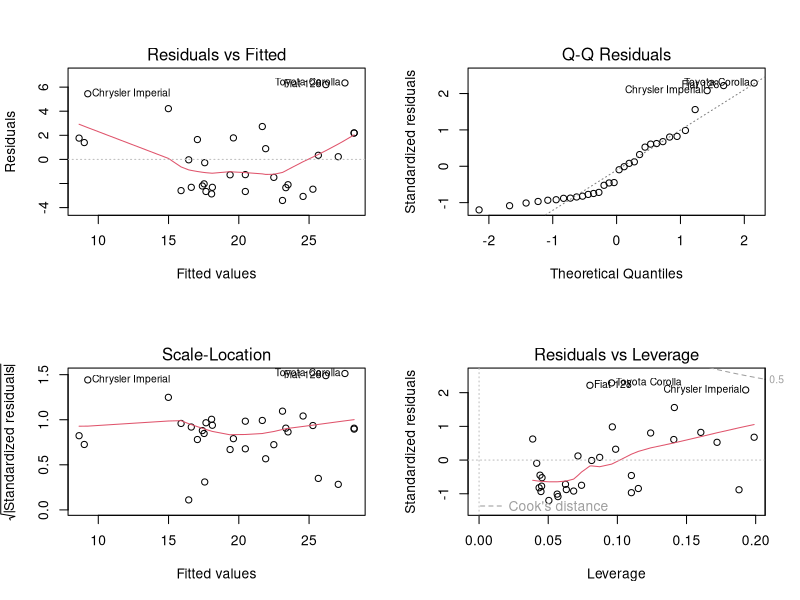
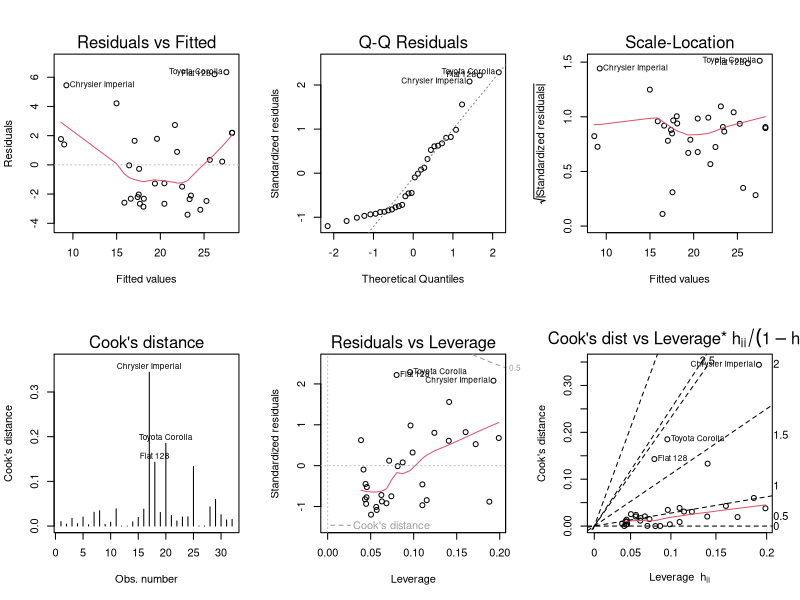
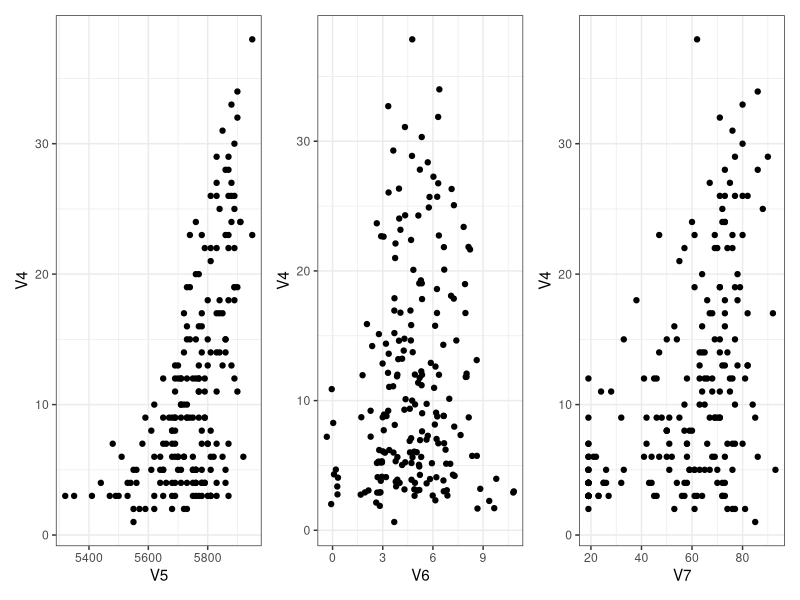
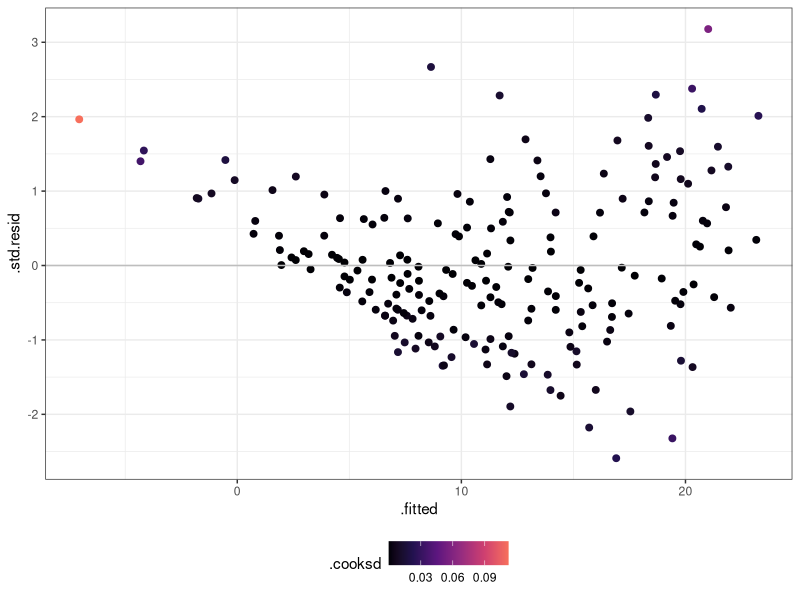
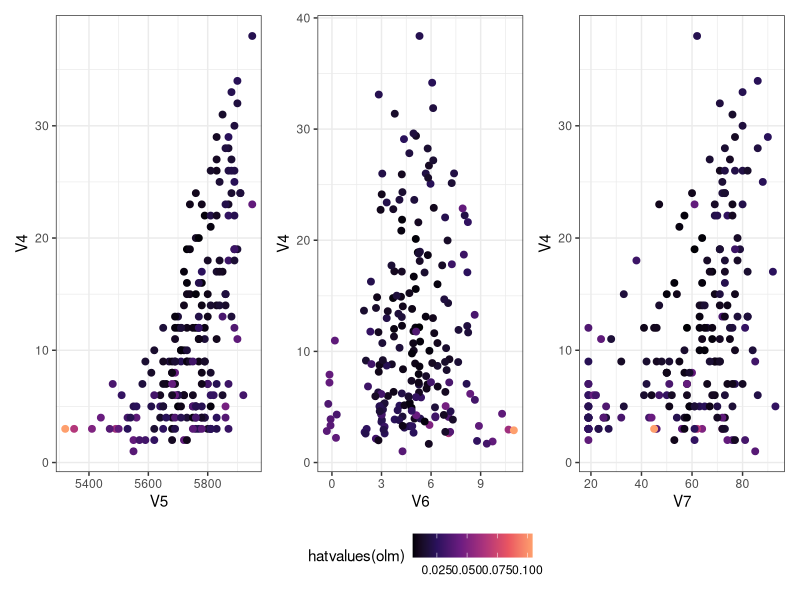
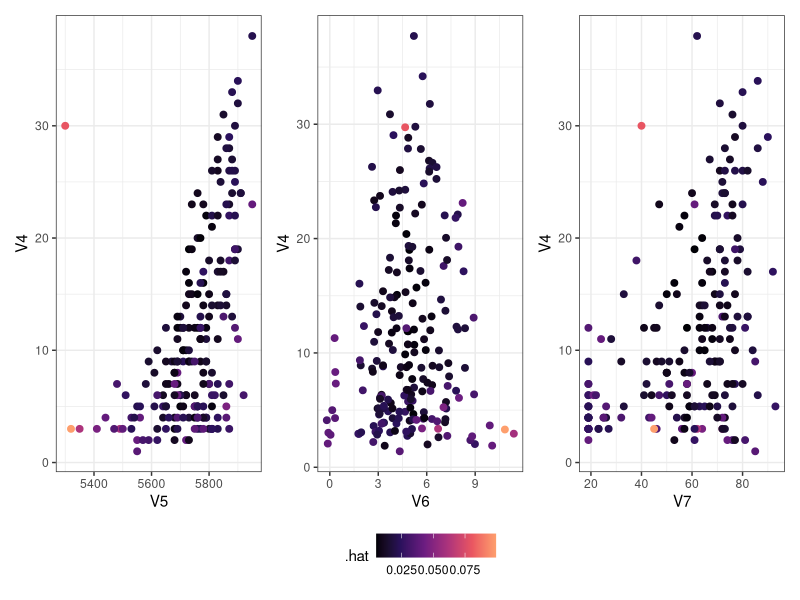
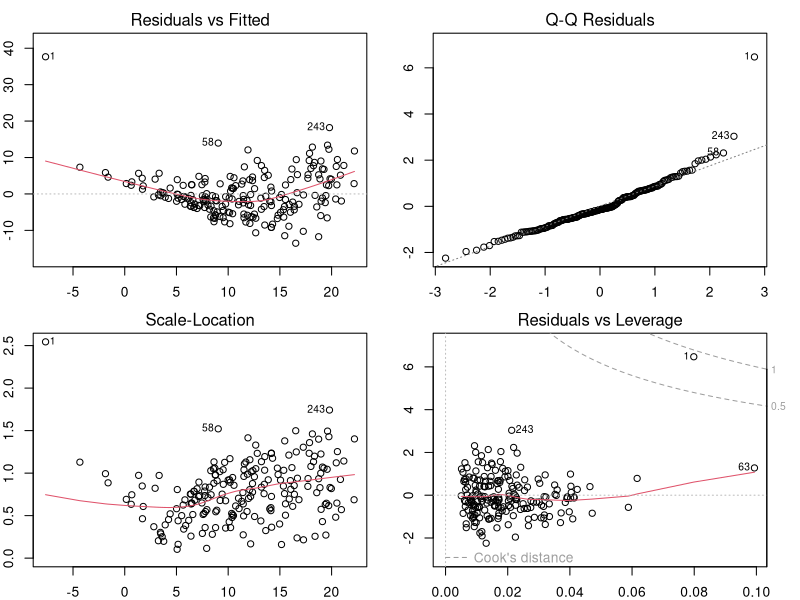

Here is the R script that generated these plots, in order:
## ---- chunk 1
#| include: false
set.seed(2112)
## ---- chunk 2
mylm <- lm(mpg ~ disp + wt, data = mtcars)
hatvalues(mylm) |> unname()
## ---- chunk 3
X <- model.matrix(mylm)
H <- X %*% solve(t(X) %*% X) %*% t(X)
all.equal(diag(H), hatvalues(mylm))
## ---- chunk 4
colSums(H) |> unname()
rowSums(H) |> unname()
range(H) # -1 <= h_{ij} <= 1
range(diag(H)) # 0 <= h_{ii} <= 1
H %*% rep(1, ncol(H)) # H1 = 1
## ---- chunk 5
?rstandard
cooks.distance(mylm)
## ---- chunk 6
library(broom)
augment(mylm)
## ---- chunk 7
par(mfrow = c(2, 2))
plot(mylm) # ?plot.lm
## ---- chunk 8
par(mfrow = c(2, 3))
plot(mylm, which = 1:6)
## ---- chunk 9
library(mlbench)
data(Ozone)
str(Ozone) # V4 is response (measurement of Ozone)
Ozone <- Ozone[complete.cases(Ozone), ]
## ---- chunk 10
library(ggplot2)
theme_set(theme_bw())
library(patchwork)
g5 <- ggplot(Ozone) +
    aes(x = V5, y = V4) +
    geom_point()
g6 <- ggplot(Ozone) +
    aes(x = V6, y = V4) +
    geom_jitter() # deal with overlapping points
g7 <- ggplot(Ozone) +
    aes(x = V7, y = V4) +
    geom_point()
g5 + g6 + g7
## ---- chunk 11
library(dplyr)
olm <- lm(V4 ~ V5 + V6 + V7, data = Ozone)
augment(olm) %>%
    ggplot() +
        aes(x = .fitted, y = .std.resid, col = .cooksd) +
        scale_colour_viridis_c(option = 2, end = 0.7) +
        theme(legend.position = "bottom") +
        geom_point(size = 2) +
        geom_hline(yintercept = 0, colour = "grey")
## ---- chunk 12
g5 <- ggplot(Ozone) +
    aes(x = V5, y = V4, col = hatvalues(olm)) +
    geom_point(size = 2)
g6 <- ggplot(Ozone) +
    aes(x = V6, y = V4, col = hatvalues(olm)) +
    geom_jitter(size = 2) # deal with overlapping points
g7 <- ggplot(Ozone) +
    aes(x = V7, y = V4, col = hatvalues(olm)) +
    geom_point(size = 2)
(g5 + g6 + g7) +
    plot_layout(guides = "collect") &
    scale_colour_viridis_c(option = 2, end = 0.8) &
    theme(legend.position = "bottom")
## ---- chunk 13
newzone <- Ozone[, c(4:7)]
newzone <- rbind(newzone,
    data.frame(V4 = 30, V5 = 5300, V6 = 5, V7 = 40))
newlm <- augment(lm(V4 ~ ., data = newzone))

g5 <- ggplot(newlm) +
    aes(x = V5, y = V4, col = .hat) +
    geom_point(size = 2)
g6 <- ggplot(newlm) +
    aes(x = V6, y = V4, col = .hat) +
    geom_jitter(size = 2) # deal with overlapping points
g7 <- ggplot(newlm) +
    aes(x = V7, y = V4, col = .hat) +
    geom_point(size = 2)
(g5 + g6 + g7) +
    plot_layout(guides = "collect") &
    scale_colour_viridis_c(option = 2, end = 0.8) &
    theme(legend.position = "bottom")
## ---- chunk 14
par(mfrow = c(2, 2), mar = rep(2, 4))
plot(lm(V4 ~ ., data = newzone))
newzone[row.names(newzone) %in% c(1, 58, 243), ]
